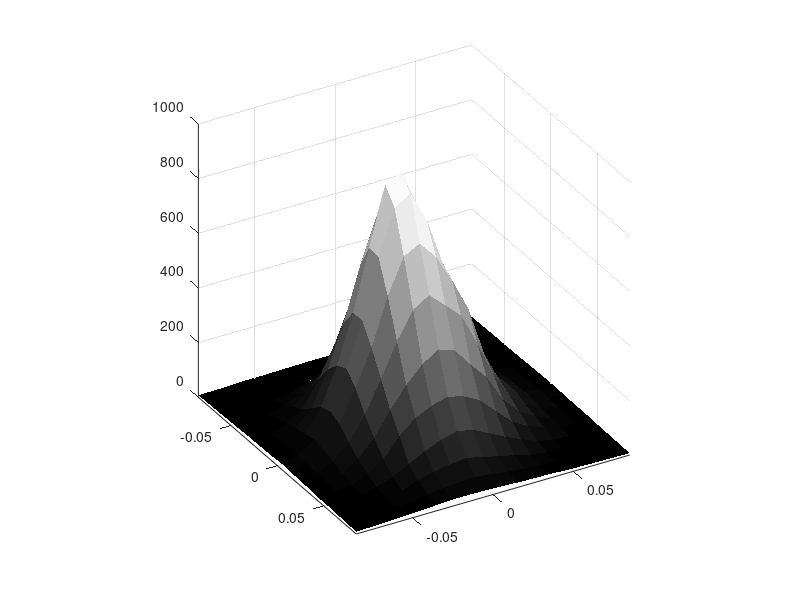

MATLAB code for this plot: (Note: this script raises an error after producing the figure.)
function testLED()
    % Iluminancia maxima de cada LED
    I0 = 80;

	% Posicion del LED y punto sobre el tablero al que apunta
    LP = [ -0.005 -0.007 0.27];
    LD = [ -0.005 -0.007 0 ];
    
    mediciones = ...
      [  8  9 10 12  13  15  16  17  18  21  19  17  16  13  13 11 10  8
         8 11 12 15  16  20  24  27  33  39  35  27  25  19  16 13 11 10
        10 13 15 19  23  34  48  61  68  76  69  56  41  29  20 16 13 12
        12 14 19 27  37  63  81 115 149 162 146 107  76  52  33 21 17 15
        12 15 20 37  62 112 174 240 283 302 260 191 137  88  54 32 20 17
        13 18 30 57 105 165 286 393 460 460 390 306 222 157  82 53 29 21
        14 20 33 73 141 271 425 583 679 676 562 426 296 205 112 68 38 24
        15 23 44 90 175 333 525 744 894 839 690 525 355 233 137 77 41 24
        15 24 45 91 182 353 562 797 920 875 721 561 392 249 152 84 43 23
        15 24 44 93 161 302 479 695 787 762 654 507 372 233 140 70 37 21
        15 21 34 69 124 236 383 525 615 586 552 452 303 202 110 56 29 18
        15 19 31 61  90 159 258 358 442 463 433 333 239 146  81 43 22 16
        14 15 22 36  66 101 157 223 281 266 250 203 143  90  55 28 18 15
        13 14 17 26  38  54  84 116 138 139 131 110  82  56  31 20 15 12
        11 11 14 17  21  31  45  60  67  76  76  59  46  35  20 16 12 10
         8  9 11 13  17  19  24  30  32  35  35  29  23  19  15 13 11  9
         7  8  9 11  12  14  16  19  20  22  20  18  16  14  12 10  9  8
         6  7  8  9   9  10  12  13  14  14  13  12  12  11   9  9  8  7 ];
         
    % Rango del tablero
    rangox = 0.17/2;
    rangoy = 0.17/2;
    res    = 0.01;
    
	% Grilla de los puntos de medicion
    x = -rangox:res:rangox;
    y = -rangoy:res:rangoy;
    [X,Y] = meshgrid(x,y);
    grilla = zeros(length(x)*length(y),3);
    Zh = zeros(length(x), length(y));
    k=1;
    
    figure
    hold on;
    grid on;
    view(60,30);
    colormap gray;
    surf(X,Y,mediciones, 'EdgeColor', 'None');
    contour(X,Y,mediciones);
    axis square;
    axis([-rangox rangox -rangoy rangoy 0 1000]);

    print -dpng mediciones.png
    
    for i = 1:length(x)
        for j = 1:length(y)
            grilla(k,:) = [x(i) y(j) 0];
            k = k+1;
        end
    end

    emc = inf;
    mejorI0 = 0;
    mejorang = 0;
    mejorx = 0;
    mejory = 0;
    
	% Buscar los parametros mas cercanos del modelo buscando el menor error medio cuadratico
    for I0 = 63.8:.005:63.9
      for ledang = 6.76:.001:6.77
        for posx = 0.0013:-0.00005:0.0011
          for posy = -0.00575:-0.00001:-0.0058
          
            LP = [posx posy 0.27];
            LD = [posx posy 0];
            
            vecLED = LD - LP;
            vecLEDm = sqrt(sum(vecLED.^2,2));
            
            dist = grilla(1:end, :) - repmat(LP, length(grilla), 1);
            pint = vecLED*dist';
            mods = vecLEDm * sqrt(sum(dist.^2,2));
            ang  = pint./mods';
            angulo = real(acos(ang));
            lumh   = modeloLED(I0, ledang*pi/180, angulo) .* cos(angulo).^3 / LP(3).^2;
            Zh = reshape(lumh, [length(x) length(y)]);
        
            dif = abs((mediciones - Zh).^2);
            val = sum(sum(dif));
            
            if val < emc
                emc = val;
                mejorI0 = I0;
                mejorang = ledang;
                mejorx = posx;
                mejory = posy;
            end
          end
        end
      end
    end 
    
    LP = [mejorx mejory 0.27];
    LD = [mejorx mejory 0];
    
    vecLED = LD - LP;
    vecLEDm = sqrt(sum(vecLED.^2,2));
            
    dist = grilla(1:end, :) - repmat(LP, length(grilla), 1);
    pint = vecLED*dist';
    mods = vecLEDm * sqrt(sum(dist.^2,2));
    ang  = pint./mods';
    angulo = real(acos(ang));
    lumh   = modeloLED(mejorI0, mejorang*pi/180, angulo) .* cos(angulo).^3 / LP(3).^2;
    Zh = reshape(lumh, [length(x) length(y)]);
    
    mx = max(max(Zh));
    mn = min(min(Zh));
    av = mean(mean(Zh));
    disp(['Media: ' num2str(av)]);
    disp(['Maximo y minimo ' num2str(mx) ':' num2str(mn) ' (' num2str(abs(mn-mx)) ')']);
    disp(['Relacion ' num2str(mx/mn)]);
    disp("--");
    disp(['Error medio ' num2str(emc)]);
    disp(['I0 del modelo ' num2str(mejorI0)]);
    disp(['angulo del modelo ' num2str(mejorang)]);
    disp(['posx ' num2str(mejorx)]);
    disp(['posy ' num2str(mejory)]);
    disp("--");
    
    abs(Zh - mediciones)
    
    figure
    hold on;
    grid on;
    view(60,30);
    colormap gray;
    surf(X,Y,Zh, 'EdgeColor', 'None');
    contour(X,Y,Zh);
    axis square;
    axis([-rangox rangox -rangoy rangoy 0 mx*1.1]);
